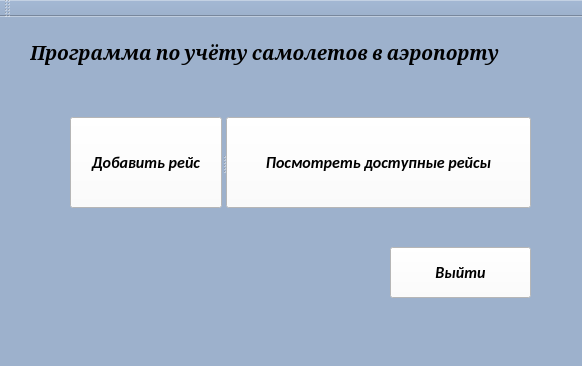
<?xml version="1.0" encoding="UTF-8"?>
<ui version="4.0">
 <class>MainWindow</class>
 <widget class="QMainWindow" name="MainWindow">
  <property name="geometry">
   <rect>
    <x>0</x>
    <y>0</y>
    <width>582</width>
    <height>366</height>
   </rect>
  </property>
  <property name="windowTitle">
   <string>MainWindow</string>
  </property>
  <property name="styleSheet">
   <string notr="true">background: #9db1cc;
</string>
  </property>
  <widget class="QWidget" name="centralWidget">
   <widget class="QLabel" name="labelHeading">
    <property name="geometry">
     <rect>
      <x>30</x>
      <y>10</y>
      <width>521</width>
      <height>51</height>
     </rect>
    </property>
    <property name="font">
     <font>
      <family>Cambria</family>
      <pointsize>14</pointsize>
      <weight>75</weight>
      <italic>true</italic>
      <bold>true</bold>
     </font>
    </property>
    <property name="text">
     <string>Программа по учёту самолетов в аэропорту</string>
    </property>
   </widget>
   <widget class="QPushButton" name="btnExit">
    <property name="geometry">
     <rect>
      <x>390</x>
      <y>230</y>
      <width>141</width>
      <height>51</height>
     </rect>
    </property>
    <property name="font">
     <font>
      <family>Calibri</family>
      <pointsize>12</pointsize>
      <weight>75</weight>
      <italic>true</italic>
      <bold>true</bold>
     </font>
    </property>
    <property name="styleSheet">
     <string notr="true">background: white;
</string>
    </property>
    <property name="text">
     <string>Выйти</string>
    </property>
   </widget>
   <widget class="QSplitter" name="splitter">
    <property name="geometry">
     <rect>
      <x>70</x>
      <y>100</y>
      <width>461</width>
      <height>91</height>
     </rect>
    </property>
    <property name="orientation">
     <enum>Qt::Horizontal</enum>
    </property>
    <widget class="QPushButton" name="btnAddFlignt">
     <property name="font">
      <font>
       <family>Calibri</family>
       <pointsize>12</pointsize>
       <weight>75</weight>
       <italic>true</italic>
       <bold>true</bold>
      </font>
     </property>
     <property name="contextMenuPolicy">
      <enum>Qt::DefaultContextMenu</enum>
     </property>
     <property name="styleSheet">
      <string notr="true">background: white;
</string>
     </property>
     <property name="text">
      <string>Добавить рейс</string>
     </property>
     <property name="checkable">
      <bool>false</bool>
     </property>
     <property name="autoRepeat">
      <bool>false</bool>
     </property>
     <property name="autoExclusive">
      <bool>false</bool>
     </property>
    </widget>
    <widget class="QPushButton" name="btnAvailableFlights">
     <property name="font">
      <font>
       <family>Calibri</family>
       <pointsize>12</pointsize>
       <weight>75</weight>
       <italic>true</italic>
       <bold>true</bold>
      </font>
     </property>
     <property name="contextMenuPolicy">
      <enum>Qt::DefaultContextMenu</enum>
     </property>
     <property name="styleSheet">
      <string notr="true">background: white;
</string>
     </property>
     <property name="text">
      <string>Посмотреть доступные рейсы</string>
     </property>
     <property name="checkable">
      <bool>false</bool>
     </property>
     <property name="autoRepeat">
      <bool>false</bool>
     </property>
     <property name="autoExclusive">
      <bool>false</bool>
     </property>
    </widget>
   </widget>
  </widget>
  <widget class="QMenuBar" name="menuBar">
   <property name="geometry">
    <rect>
     <x>0</x>
     <y>0</y>
     <width>582</width>
     <height>26</height>
    </rect>
   </property>
  </widget>
  <widget class="QToolBar" name="mainToolBar">
   <attribute name="toolBarArea">
    <enum>TopToolBarArea</enum>
   </attribute>
   <attribute name="toolBarBreak">
    <bool>false</bool>
   </attribute>
  </widget>
  <widget class="QStatusBar" name="statusBar"/>
 </widget>
 <layoutdefault spacing="6" margin="11"/>
 <resources/>
 <connections/>
</ui>
